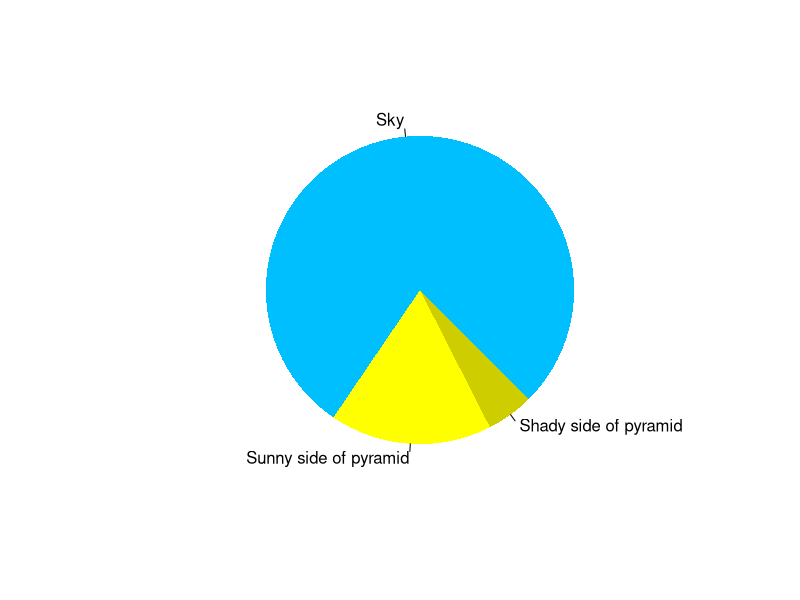
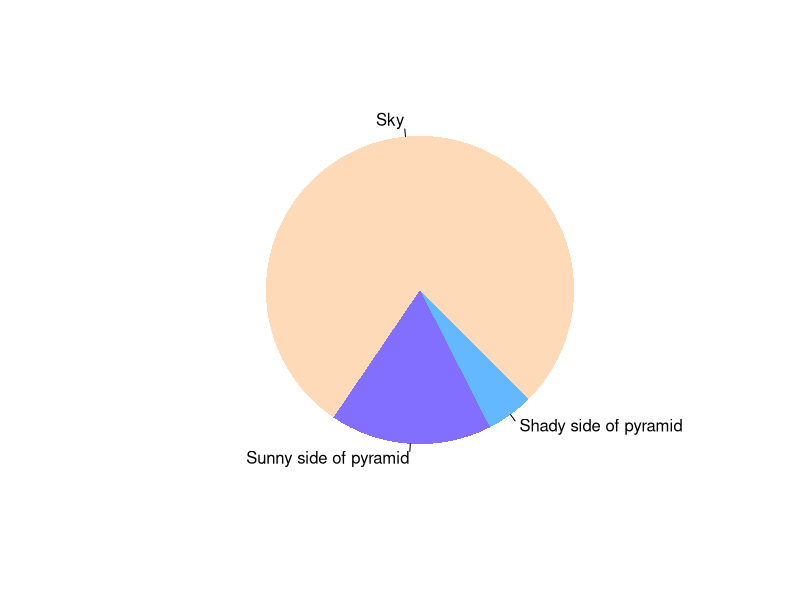

R code for these plots, in order:
## ---- chunk 1
pie(
  c(Sky = 78, "Sunny side of pyramid" = 17, "Shady side of pyramid" = 5), 
  init.angle = 315, 
  col = c("deepskyblue", "yellow", "yellow3"), 
  border = FALSE
)
## ---- chunk 2
pie(
  c(Sky = 78, "Sunny side of pyramid" = 17, "Shady side of pyramid" = 5), 
  init.angle = 315, 
  col = c("peachpuff", "slateblue1", "steelblue1"), 
  border = FALSE
)
